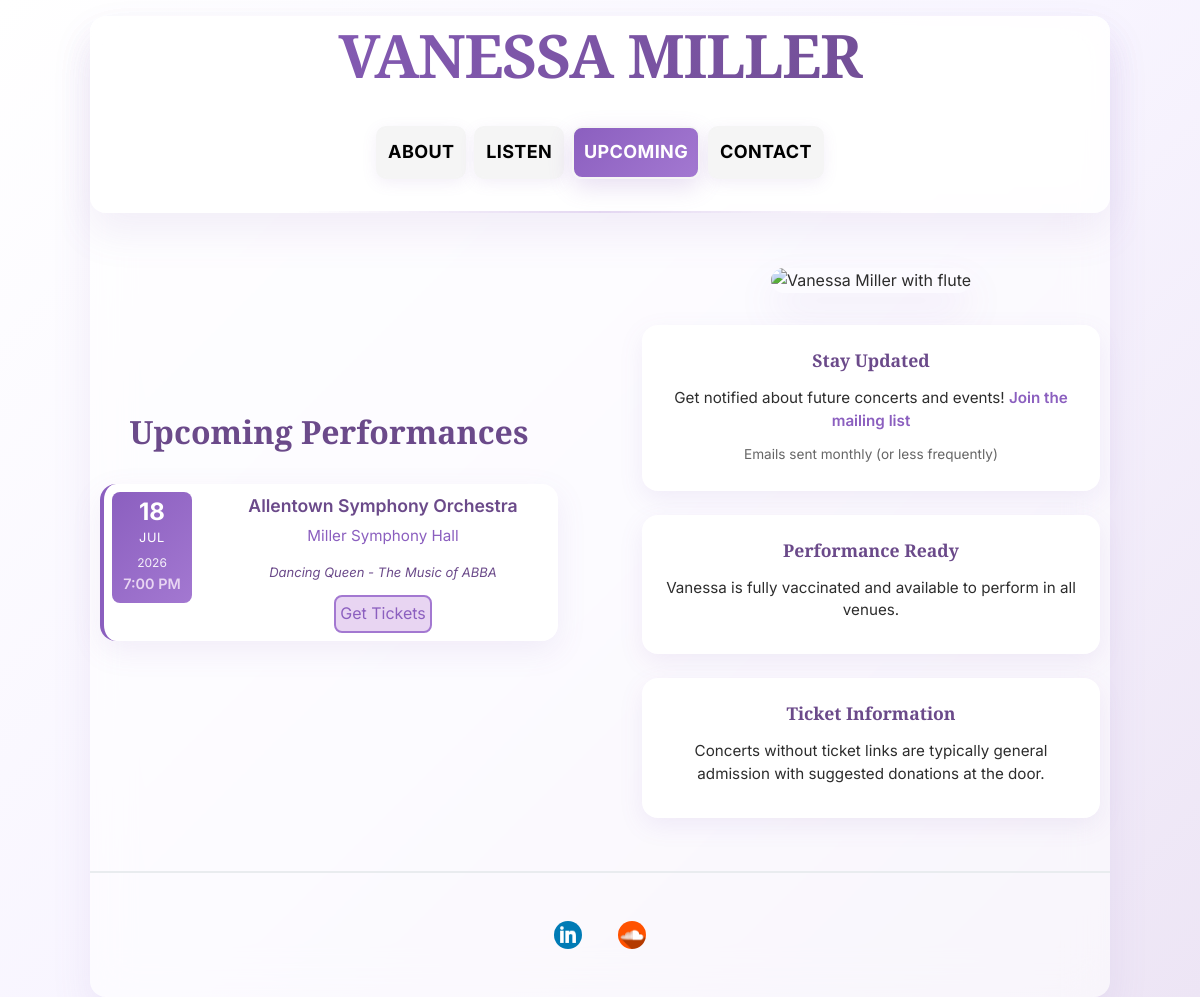
Page /news on the committed database.
### music/models.py (models this page shows)
class Concert(models.Model):
    date = models.DateField(null=False, blank=False)
    time = models.TimeField(null=False, blank=False)
    ensemble = models.ForeignKey("Ensemble", related_name="concerts", on_delete=models.CASCADE)
    venue = models.ForeignKey("Venue", related_name="concerts", on_delete=models.CASCADE)
    ticketLink = models.TextField(null=True, blank=True)
    programNote = models.TextField(null=True, blank=True)

class Ensemble(models.Model):
    name = models.CharField(max_length=255, blank=False, null=False)
    acronym = models.CharField(max_length=255, blank=False, null=False)
    orgLink = models.TextField(null=False, blank=False)

class Venue(models.Model):
    name = models.CharField(max_length=255, blank=False, null=False)
    shortLocation = models.CharField(max_length=255, blank=False, null=False)
    mapLink = models.TextField(null=True, blank=True)

### music/views.py (the view)
# urls.py: path("news", views.music_news, name="music_news"),
def music_news(request):
    context = {
        "breakpoints": settings.IMAGE_BREAKPOINTS,
        "concerts": Concert.objects.filter(date__gte=datetime.today()).order_by("date"),
    }
    return render(request, "music_news.html", context)

### music/templates/music_news.html (shortened to what this page needs)
{% extends "music_base.html" %}
{% load thumbnail %}
{% block page_content %}
<div class="flexContainer newsPage">
    <div class="flexItem newsPageText">
		<h2 class="section-heading-center">Upcoming Performances</h2>
        {% if concerts %}
        <div class="concerts-container">
            {% for c in concerts %}
            <div class="concert-card">
                <div class="concert-date">
                    <div class="date-day">{{ c.date|date:"d" }}</div>
                    <div class="date-month">{{ c.date|date:"M" }}</div>
                    <div class="date-year">{{ c.date|date:"Y" }}</div>
					<div class="concert-time">{{ c.time|date:"g:i A" }}</div>
                </div>
                <div class="concert-details">
                    <div class="concert-ensemble">
                        <a href="{{ c.ensemble.orgLink }}" target="_blank" rel="noopener">
                            {{ c.ensemble.name }}
                        </a>
                    </div>
                    <div class="concert-venue">
                        {% if c.venue.mapLink%}
                        <a href="{{ c.venue.mapLink }}" target="_blank" rel="noopener">{{ c.venue.name }}</a>
                        {% else %}
                        <p>{{c.venue.name}}</p>
                        {% endif %}
                    </div>
                    {% if c.programNote %}
                    <div class="concert-notes">
                        <p>{{ c.programNote }}</p>
                    </div>
                    {% endif %}
                    {% if c.ticketLink %}
                    <div class="concert-tickets">
                        <a href="{{ c.ticketLink }}" target="_blank" rel="noopener" class="ticket-link">
                            Get Tickets
                        </a>
                    </div>
                    {% endif %}
                </div>
            </div>
            {% endfor %}
        </div>
        {% else %}
        <div class="no-concerts-message">
            <h3>No Upcoming Concerts</h3>
            <p>Check back soon for new performance dates!</p>
        </div>
        {% endif %}
    </div>
    <div class="flexItem newsPageImage">
        {% with "music/flute_frontAngled.jpg" as imgPath %}
        <img src="{% thumbnail imgPath '1200' as im %}{{ im.url }}{% endthumbnail %}"
             srcset="
                {% for size in breakpoints %}
                {% thumbnail imgPath size as thumb %}
                {% endthumbnail %}
                {% endfor %}
             "
             class="halfPagePicture"
             alt="Vanessa Miller with flute"
             loading="lazy"/>
        {% endwith %}
		<div class="info-cards">
            <div class="info-card">
                <h3>Stay Updated</h3>
                <p>
                    Get notified about future concerts and events!
                    <a href="http://eepurl.com/iolM3c" target="_blank" rel="noopener" class="signup-link">
                        Join the mailing list
                    </a>
                </p>
                <small>Emails sent monthly (or less frequently)</small>
            </div>
            <div class="info-card">
                <h3>Performance Ready</h3>
                <p>
                    Vanessa is fully vaccinated and available to perform in all venues.
                </p>
            </div>
            <div class="info-card">
                <h3>Ticket Information</h3>
                <p>
                    Concerts without ticket links are typically general admission
                    with suggested donations at the door.
                </p>
            </div>
        </div>
    </div>
</div>
{% endblock %}

### rows in the picture
Concert: date "18", date "JUL", date "2026", time "7:00 PM", ensemble.name "Allentown Symphony Orchestra", venue.name "Miller Symphony Hall", programNote "Dancing Queen - The Music of ABBA"
